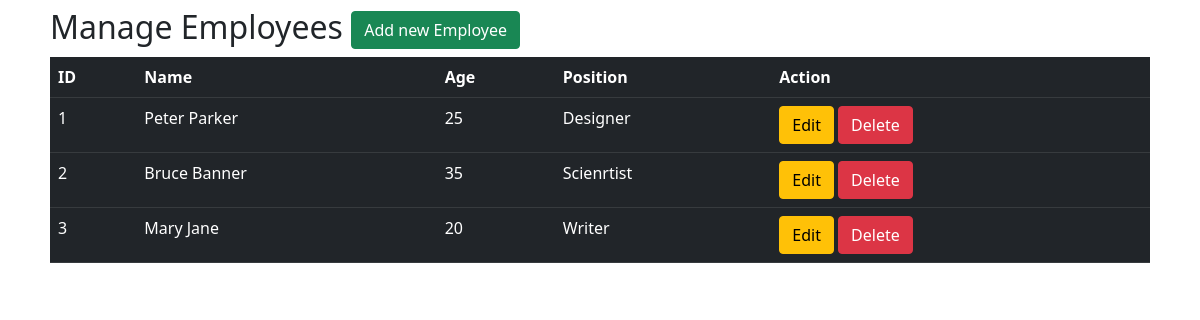
Page /data on the earlier database version.
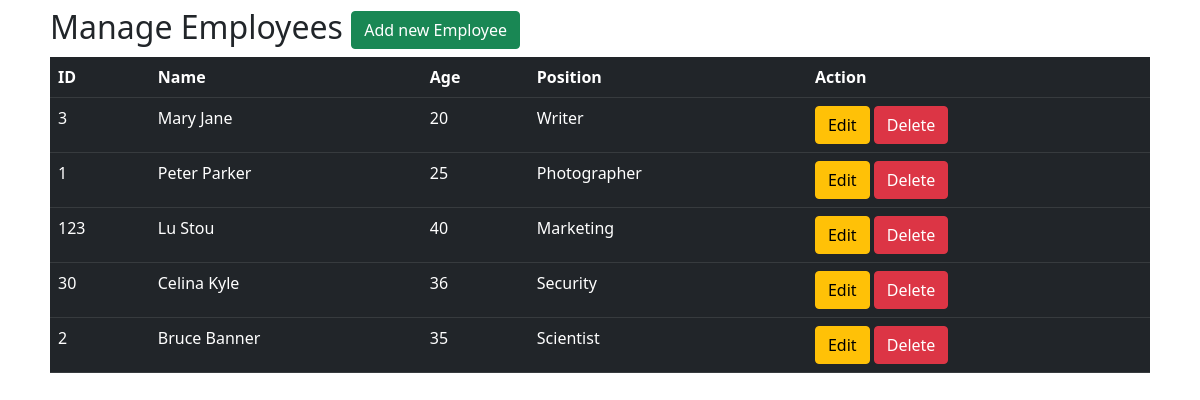
Same page on the later database version.
### models.py (models this page shows, shortened)
class EmployeeModel(db.Model):
    __tablename__ = "table"
    id = db.Column(db.Integer, primary_key=True)
    employee_id = db.Column(db.Integer(),unique = True)
    name = db.Column(db.String())
    age = db.Column(db.Integer())
    position = db.Column(db.String(80))

### app.py (the view)
@app.route('/data')
def RetrieveDataList():
    employees = EmployeeModel.query.all()
    return render_template('datalist.html',employees = employees)

### templates/datalist.html (shortened to what this page needs)
<!DOCTYPE html>
<html lang="en">
  <head>
    <link
      href="https://cdn.jsdelivr.net/npm/bootstrap@5.0.2/dist/css/bootstrap.min.css"
      rel="stylesheet"
    />
  </head>
  <body>
    <div class="container">
      <div class="row">
        <div class="col md-12">
          <div class="jumbotron p-2">
            <h2>
              Manage Employees
              <a href="/data/create"
                type="button"
                class="btn btn-success float-right"
              >
                Add new Employee
              </a>
            </h2>
            <table class="table table-hover table-dark">
              <tr>
                <th>ID</th>
                <th>Name</th>
                <th>Age</th>
                <th>Position</th>
                <th>Action</th>
              </tr>
              {% for employee in employees %}
                <tr>
                    <td>{{employee.employee_id}}</td>
                    <td>{{employee.name}}</td>
                    <td>{{employee.age}}</td>
                    <td>{{employee.position}}</td>
                    <td>
                    <a
                        href="data/{{employee.employee_id}}/update"
                        class="btn btn-warning btn=xs"
                        >Edit</a
                    >
                    <a
                        href="/data/{{employee.employee_id}}/delete"
                        class="btn btn-danger btn=xs"
                        >Delete</a
                    >
                    </td>
                </tr>
              {% endfor %}
            </table>
          </div>
        </div>
      </div>
    </div>
  </body>
</html>

Differences in the rows shown:
removed EmployeeModel: employee_id "1", name "Peter Parker", age "25", position "Designer"
removed EmployeeModel: employee_id "2", name "Bruce Banner", age "35", position "Scienrtist"
added EmployeeModel: employee_id "1", name "Peter Parker", age "25", position "Photographer"
added EmployeeModel: employee_id "123", name "Lu Stou", age "40", position "Marketing"
added EmployeeModel: employee_id "30", name "Celina Kyle", age "36", position "Security"
added EmployeeModel: employee_id "2", name "Bruce Banner", age "35", position "Scientist"
